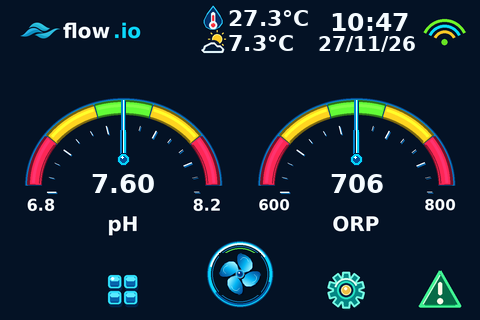
#> input picture nextion/tests/NX4832K035_011/7.0.0/FlowIO_Nextion_NX4832K035_011-7.0.0-pageHome.png, 480 x 320 px
$ python -i build_3p5_v7_1_experimental.py   (imports and definitions only)
#> lines starting #> are read from the running program, lines starting #| are printed output that depends on the picture; after the words box and inside, x2 and y2 are one past the last pixel; in counts of white or black regions, pixels touching at a corner belong together
#!/usr/bin/env python3
"""Build experimental Flow.io Nextion NX4832K035_011 HMI 7.1.0 from validated 7.0.0.

This mutates ONLY pageHome, the HomeGaugepic atlas (logical picture #3) and
five filtration icon picture resources (#20-24). It preserves all other live
resources, screen touch component IDs, serial protocol and 60 s RTC timer.
Every modified directory entry receives its mirrored Nextion CRC32_T.
Editor open + compilation + live device testing are still required.
"""
from __future__ import annotations
import argparse
import hashlib
import math
from pathlib import Path
import re
import struct
import sys

import numpy as np
from PIL import Image, ImageDraw, ImageFont, ImageFilter

# Internal helpers already audited for the 7.0.0 project.

def _tab():
    out=[]
    for i in range(256):
        x=i<<24
        for _ in range(8):
            x=((x<<1) ^ (0x04C11DB7 if x & 0x80000000 else 0)) & 0xFFFFFFFF
        out.append(x)
    return out
TABLE=_tab()

# [87 lines left out: functions _mix_byte, crc_page, dir_crc, directory, component_slices, patch_attr and 3 more, not called in this run]

def rgb565(rgb):
    r,g,b=rgb[:3]
    return ((int(r)>>3)<<11)|((int(g)>>2)<<5)|(int(b)>>3)

def render_atlas(logo:Path, out_png:Path):
#> called with out_png = 'out.png'
    S=3
    W,H=480,320
    bg=Image.new('RGB',(W*S,H*S))
#> bg: PIL image 1440x960 RGB; every value is 0
    pix=bg.load()
    # Navy gradient with very subtle center cyan glow.
    for y in range(H*S):
        yy=y/S
        for x in range(W*S):
            xx=x/S
            glow=max(0,1-((xx-240)/290)**2-((yy-128)/270)**2)
            col=(int(3+7*glow),int(18+19*glow+3*yy/H),int(36+28*glow+5*yy/H))
            pix[x,y]=col
    d=ImageDraw.Draw(bg)
    def box(x0,y0,x1,y1,radius,fill=None,outline=None,width=1):
        d.rounded_rectangle((x0*S,y0*S,x1*S,y1*S),radius=radius*S,fill=fill,outline=outline,width=width*S)
    # Header/footer outlines / dividers.
    box(2,2,478,58,12,fill=(4,27,51),outline=(5,204,238),width=1)
    box(3,263,477,317,15,fill=(4,28,53),outline=(3,196,235),width=1)
    for x in [148,299,413]:
        d.line((x*S,13*S,x*S,47*S),fill=(5,164,215),width=S)
    for x in [90,188,289,380]:
        d.line((x*S,273*S,x*S,307*S),fill=(7,164,214),width=S)
    # Exact official Flow.io three-wave emblem: blue-wave pixels extracted from
    # the provided image or repository web-logo PNG, not a generated imitation.
    raw=Image.open(logo).convert('RGBA')
    rgb=np.array(raw)
    sel=(rgb[:,:,2]>rgb[:,:,0]+13)&(rgb[:,:,1]>rgb[:,:,0]+3)&(rgb[:,:,3]>20)
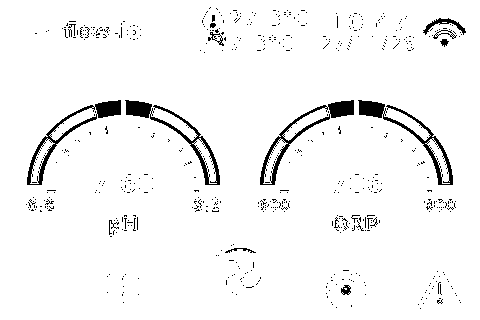
#> sel: shape (320, 480) bool; 95.8% white; 594 black regions (578 under 20 px), largest, box (x1, y1, x2, y2) and area: (125, 100, 220, 185) 1109, (358, 100, 453, 185) 1109, (27, 100, 121, 185) 1095
    if not np.any(sel):raise ValueError('logo has no identifiable aqua wave pixels')
    ys,xs=np.where(sel)
    wave=raw.crop((max(0,int(xs.min())-2),max(0,int(ys.min())-2),min(raw.width,int(xs.max())+3),min(raw.height,int(ys.max())+3)))
    a=np.array(wave.convert('RGBA'))
    wave_mask=((a[:,:,2].astype(int)>a[:,:,0].astype(int)+13)&(a[:,:,1].astype(int)>a[:,:,0].astype(int)+3)).astype(np.uint8)*255
#> wave_mask: shape (320, 480); 91.7% white; 333 black regions (270 under 20 px), largest, box (x1, y1, x2, y2) and area: (125, 100, 220, 185) 1914, (358, 100, 453, 185) 1914, (27, 100, 121, 185) 1906
    a[:,:,3]=wave_mask
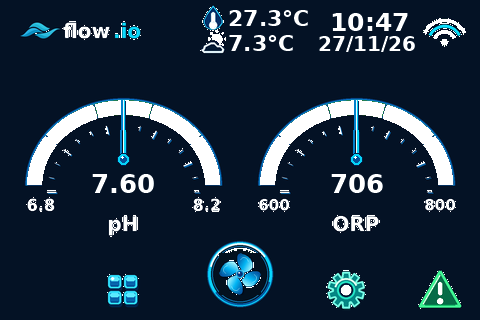
#> a: shape (320, 480, 4); mean R, G, B, A 22.6, 38, 51.5, 233.9; transparent parts drawn white
    wave=Image.fromarray(a,'RGBA'); wave.thumbnail((49*S,36*S),Image.Resampling.LANCZOS)
    bg.paste(wave,(8*S,13*S),wave)
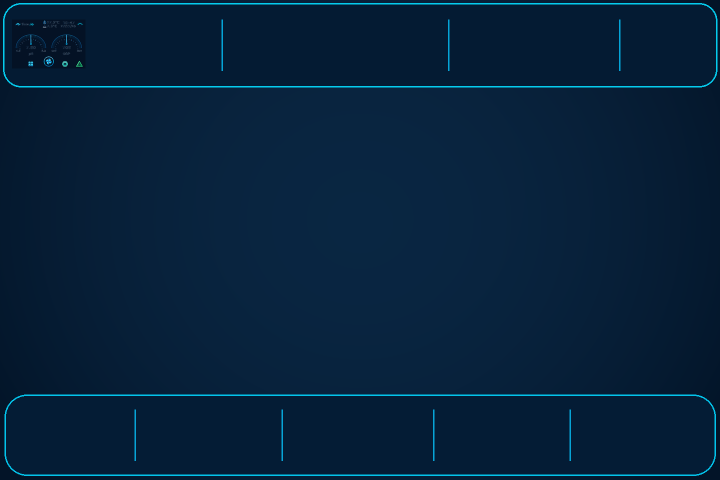
#> bg: PIL image 1440x960 RGB (shown at 1/2 size); mean R, G, B 6.3, 33.2, 58.3
    font='/usr/share/fonts/truetype/dejavu/DejaVuSans-Bold.ttf'
    inter='/usr/share/fonts/truetype/dejavu/DejaVuSans.ttf'
    def label(s,xy,size,color=(241,252,255),bold=True,anchor=None):
        d.text((int(xy[0]*S),int(xy[1]*S)),s,font=ImageFont.truetype(font if bold else inter,size*S),fill=color,anchor=anchor,stroke_width=0)
    label('flow.io',(60,19),21,(245,251,255))
    # Make dot and 'io' turquoise while preserving lowercase typography.
    box(132,22,145,27,2,fill=(4,27,51)) if False else None
    # Pool ladder with blue water waves + red thermometer.
    d.rounded_rectangle((156*S,8*S,165*S,43*S),radius=5*S,outline=(240,249,255),width=2*S)
    d.ellipse((154*S,34*S,167*S,47*S),fill=(242,41,48),outline=(240,249,255),width=2*S)
    d.line((160*S,20*S,160*S,42*S),fill=(250,57,51),width=4*S)
    for z in range(3):
        y=36+z*4
        d.arc((170*S,(y-2)*S,186*S,(y+4)*S),170,350,fill=(14,212,237),width=2*S)
    d.line((174*S,18*S,174*S,32*S),fill=(239,248,255),width=2*S)
    d.line((181*S,18*S,181*S,32*S),fill=(239,248,255),width=2*S)
    d.arc((173*S,14*S,182*S,21*S),180,360,fill=(239,248,255),width=2*S)
    # Two positive nominal targets in plain green, no pill outlines.
    label('7.5',(123,71),15,(105,250,51),anchor='mm')
    label('700',(356,71),15,(105,250,51),anchor='mm')
    for cx in [123,356]:
        d.polygon([(cx*S,86*S),((cx-5)*S,78*S),((cx+5)*S,78*S)],fill=(246,252,255))
    # Gauge-area background is flat to avoid square patches under dynamic text.
    inner=(4,18,37)
    d.rectangle((20*S,89*S,227*S,239*S),fill=inner)
    d.rectangle((253*S,89*S,460*S,239*S),fill=inner)
    # Static labels and min/max scales remain on page, outside xpic sprite area.
    label('pH',(123,247),13,(244,249,253),anchor='mm')
    label('ORP',(356,247),13,(244,249,253),anchor='mm')
    # Bottom icons keep the original touch areas (b0, b1, hotspots).
    for xx in (23,36):
        for yy in (277,291):
            d.rounded_rectangle((xx*S,yy*S,(xx+9)*S,(yy+9)*S),radius=2*S,outline=(238,248,255),width=2*S)
    # Water drop and wave
    d.polygon([(117*S,274*S),(106*S,293*S),(108*S,299*S),(117*S,304*S),(125*S,300*S),(128*S,294*S)],fill=(12,191,250))
    d.arc((102*S,301*S,132*S,316*S),185,355,fill=(15,211,240),width=3*S)
    # Refresh icon
    d.arc((324*S,275*S,353*S,302*S),45,307,fill=(3,217,238),width=4*S)
    d.polygon([(353*S,291*S),(359*S,294*S),(354*S,300*S)],fill=(3,217,238))
    # Alert triangle
    d.polygon([(451*S,275*S),(439*S,302*S),(467*S,302*S)],outline=(244,249,255))
    d.line((453*S,283*S,453*S,294*S),fill=(244,249,255),width=3*S)
    d.ellipse((452*S,297*S,455*S,300*S),fill=(244,249,255))
    # Leave Wi-Fi space vacant; native tWifiState remains live/dynamic.
    # The signal color is set by the existing state handler, not forged graphics.
    # Polished gauge frames: five levels, shared for pH + ORP, using original
    # xpic 207-pixel-column indexing and exact Nextion RGB565 sprite pixels.
    sw,sh=207,150
    stripe=Image.new('RGB',(1035*S,sh*S),inner)
    for level in range(5):
        frame=Image.new('RGB',(sw*S,sh*S),inner)
        f=ImageDraw.Draw(frame)
        rect=(8*S,29*S,199*S,221*S)
        colors=[(254,39,86),(254,137,19),(255,212,32),(98,252,55),(2,212,237)]
        for k in range(5):
            lo=181+k*36+1.5;hi=181+(k+1)*36-1.5
            f.arc(rect,lo,hi,fill=colors[k],width=13*S)
        # Colored active position ring section, no colored value capsule.
        lo=181+level*36+3;hi=181+(level+1)*36-3
        f.arc((5*S,26*S,202*S,224*S),lo,hi,fill=(246,251,255),width=S)
        for t in range(15):
            angle=(180+t*180/14)*math.pi/180
            cx=103+92*math.cos(angle);cy=125+92*math.sin(angle)
            ex=103+83*math.cos(angle);ey=125+83*math.sin(angle)
            # Above ellipse y-range constrained to 150 high; avoid below frame.
            if 1<cy<146 and 1<ey<146:
                f.line((int(cx*S),int(cy*S),int(ex*S),int(ey*S)),fill=(240,250,255),width=max(1,S//2))
        stripe.paste(frame,(level*sw*S,0))
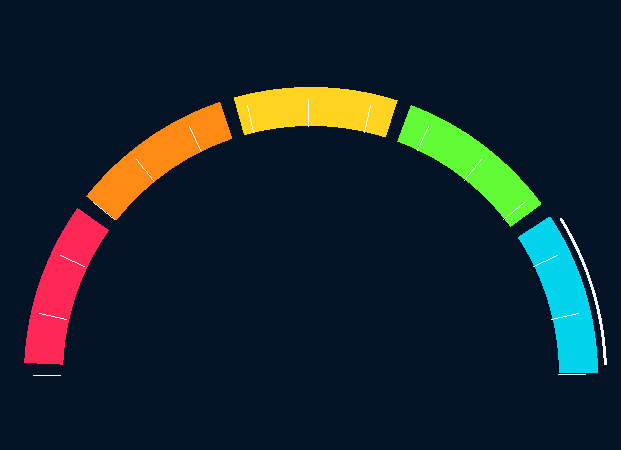
#> frame: PIL image 621x450 RGB; mean R, G, B 22.7, 35, 42.9
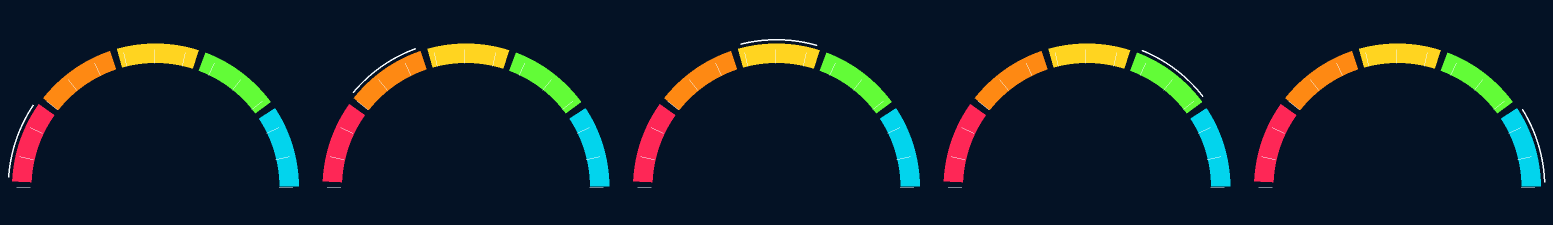
#> stripe: PIL image 3105x450 RGB (shown at 1/2 size); mean R, G, B 22.7, 35, 42.9
    # Screenshots for manual visual QA.
    bg_small=bg.resize((W,H),Image.Resampling.LANCZOS)
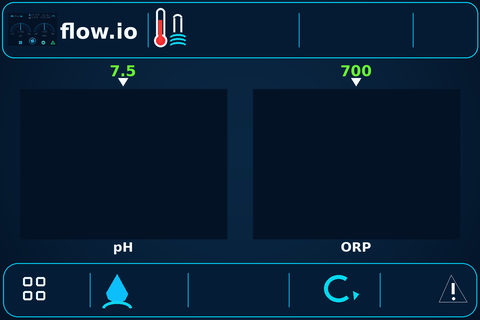
#> bg_small: PIL image 480x320 RGB; mean R, G, B 7.3, 30.2, 52.1
    stripe_small=stripe.resize((1035,150),Image.Resampling.LANCZOS)
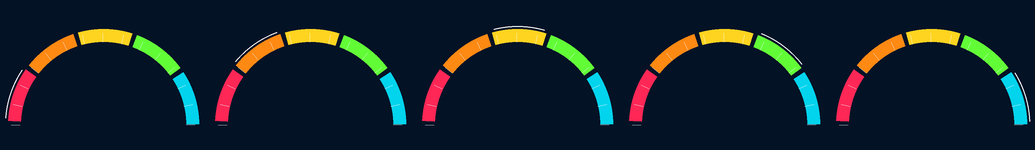
#> stripe_small: PIL image 1035x150 RGB; mean R, G, B 22.7, 34.9, 42.9
#> (the run stopped early here; a loop or call above may not have finished)
